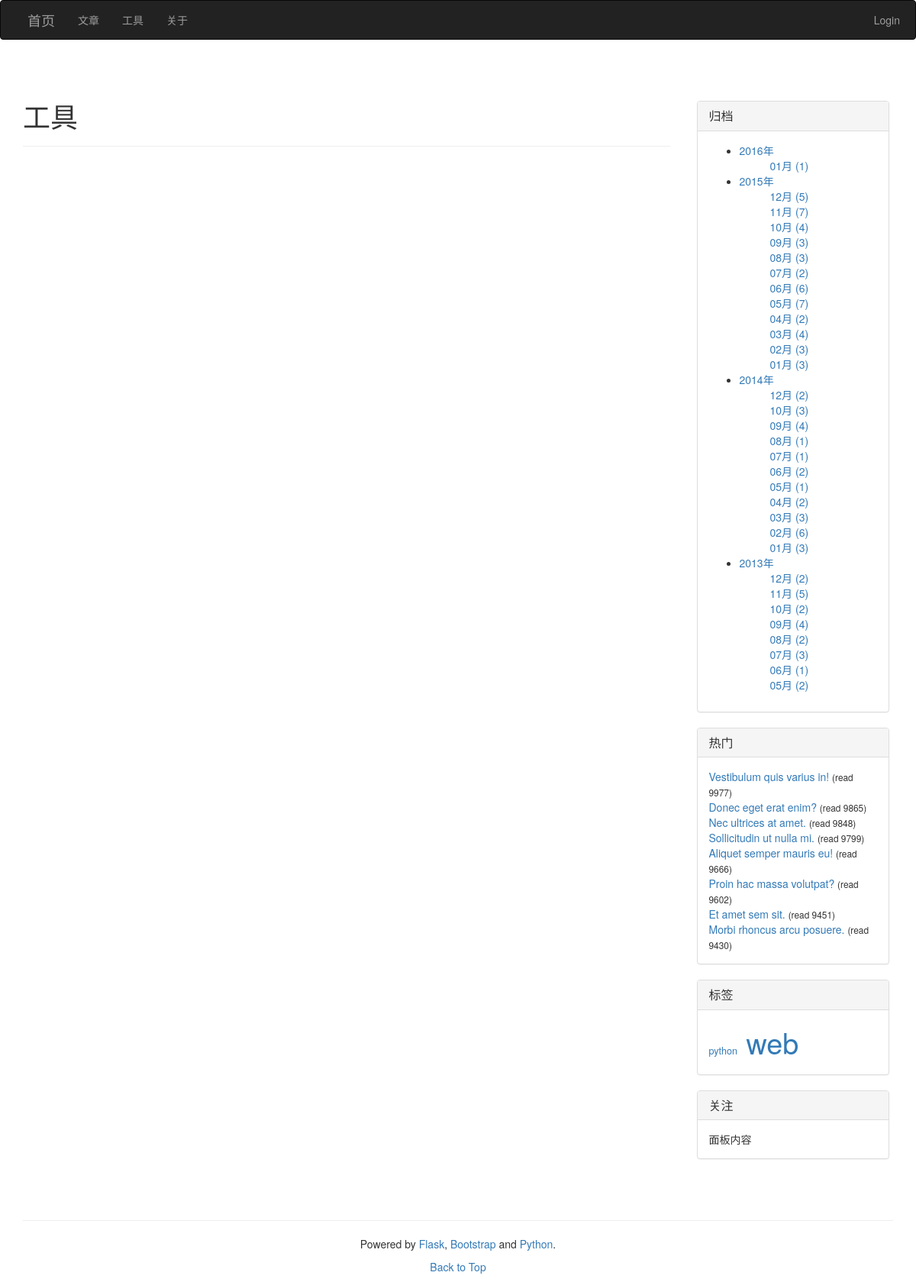
The page /tools on the database as committed earlier.
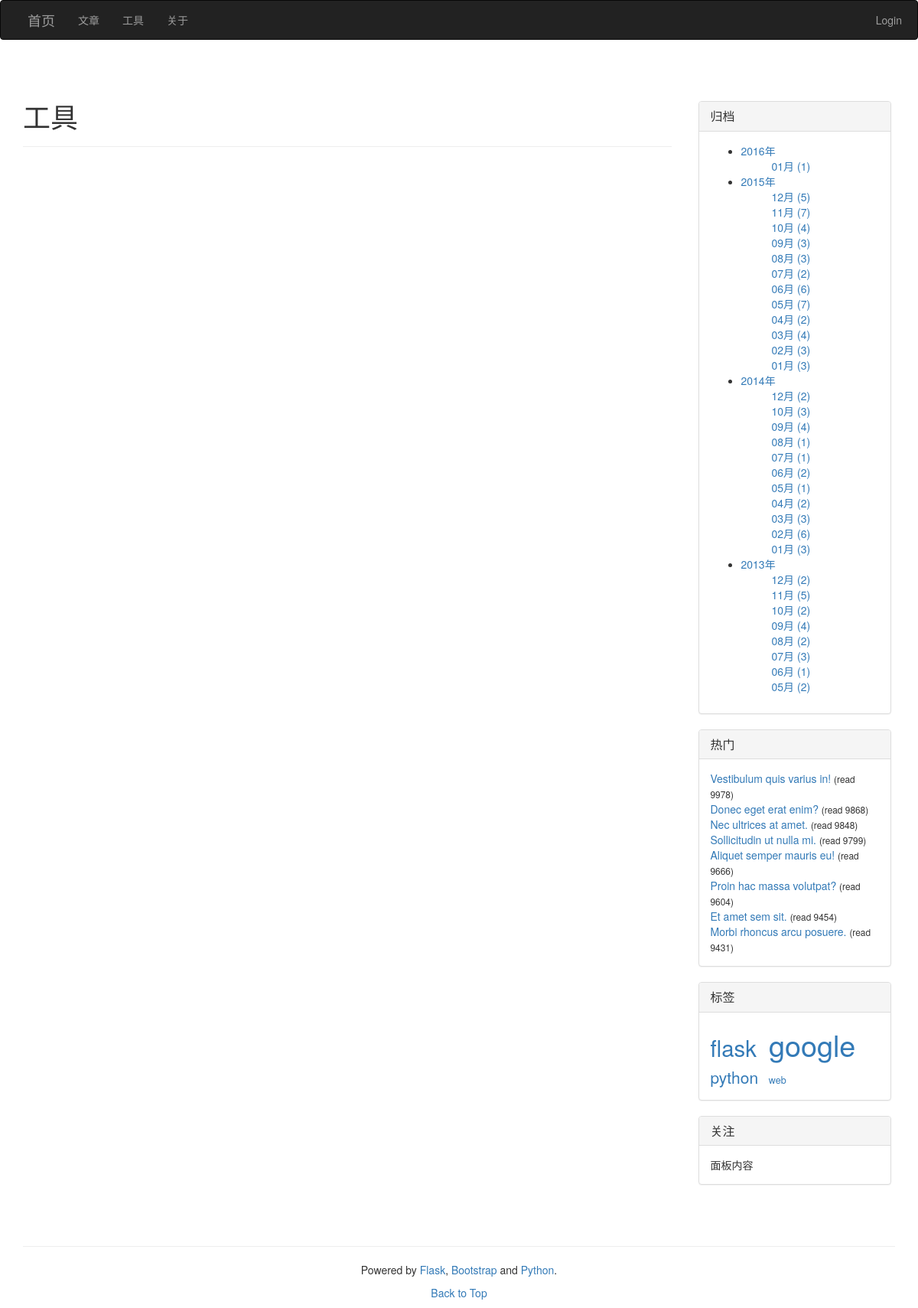
The same page on the database as committed later.
### main.py (models this page shows, shortened)
class Article(db.Model):
    __tablename__ = 'articles'
    id = db.Column(db.Integer, primary_key=True)
    title = db.Column(db.Unicode(128), unique=True, index=True, nullable=False)
    content = db.Column(db.UnicodeText)
    content_size = db.Column(db.Integer)
    time_created = db.Column(db.DateTime, index=True, default=datetime.now())
    time_modified = db.Column(db.DateTime, index=True, default=datetime.now())
    read_count = db.Column(db.Integer)
    private = db.Column(db.Boolean) # non-public, or hidden
    category_id = db.Column(db.Integer, db.ForeignKey('categories.id'))
    series_id = db.Column(db.Integer, db.ForeignKey('series.id'), nullable=True) # could be null
    tags = db.Column(db.Unicode(256), index=True, nullable=True) # space separated tag worlds

### main.py (the view)
@app.route('/tools')
def tools():
    return render_template('tools.html')

### main.py (called while the page is built)
def update_tags_cache(articles=None, reverse=False):
    tags = {}
    if not articles:
        articles = Article.query.order_by(Article.title).all()
    for article in articles:
        if not article.tags:
            continue
        for tag in article.tags.split():
            tags.setdefault(tag, set())
            tags[tag].add(article)
    return sorted(tags.items(), reverse=reverse) # _list_ of item: ('tag', {1, 2, 4})

### templates/tools.html (shortened to what this page needs)
{% extends 'base.html' %}
{% block page_content %}
<div class="page-header">
	<h1>工具</h1>
</div>
{% endblock %}

### templates/_macros.html (shortened to what this page needs)
{% macro widget_archive(data, endpoint) %}
<div class="panel panel-default">
    <div class="panel-heading">
        <h3 class="panel-title">归档</h3>
    </div>
    <div class="panel-body">
        <ul>
            {% for year, months in data.items() %}
            <li>
                <a href='#'>{{ year }}年</a>
                {% for month, num in months.items() %}
                <ul>
                    <li style="list-style-type: none">
                        <a href="{{ url_for(endpoint, by='time_created') }}#{{ year }}-{{ month }}">
                            {{ "%02d"|format(month) }}月 ({{ num }})
                        </a>
                    </li>
                </ul>
                {% endfor %}
            </li>
            {% endfor %}
        </ul>
    </div>
</div>
{% endmacro %}
{% macro widget_popular(data, endpoint) %}
<div class="panel panel-default">
    <div class="panel-heading">
        <h3 class="panel-title">热门</h3>
    </div>
    <div class="panel-body">
        {% for article in data %}
        <a href="{{ url_for(endpoint, id=article.id) }}">{{ article.title }}</a> <small>(read {{ article.read_count }})</small><br>
        {% endfor %}
    </div>
</div>
{% endmacro %}
{% macro widget_tags(data, endpoint) %}
    {% set num_min, num_max = data[0] %}
    {% set font_min, font_max = (90, 270) %}
    {% if num_min == num_max or num_min == -1 %}
    {%      set size_ratio = 0 %}
    {% else %}
    {%      set size_delta = ((font_max - font_min) // (num_max - num_min)) %}
    {% endif %}
<div class="panel panel-default">
    <div class="panel-heading">
        <h3 class="panel-title">标签</h3>
    </div>
    <div class="panel-body">
        {% for tag_data in data[1:] %}
        <a href="{{ url_for(endpoint, by='tag') }}#{{ tag_data[0] }}">
            <span style="font-size:{{ (tag_data[1] - num_min) * size_delta + font_min }}%">{{ tag_data[0] }}<span>
        </a>&nbsp;
        {% endfor %}
    </div>
</div>
{% endmacro %}

Rows that differ between the two databases and show on the page:
changed Article "Vestibulum quis varius in!": read_count "9977" → "9978"
changed Article "Donec eget erat enim?": read_count "9865" → "9868"
changed Article "Proin hac massa volutpat?": read_count "9602" → "9604"
now on one of the page's lists (row edited): Article: tags "flask"
changed Article "Et amet sem sit.": read_count "9451" → "9454"
changed Article "Morbi rhoncus arcu posuere.": read_count "9430" → "9431"
now on this page (row edited): Article: tags "google", shown under "标签"
